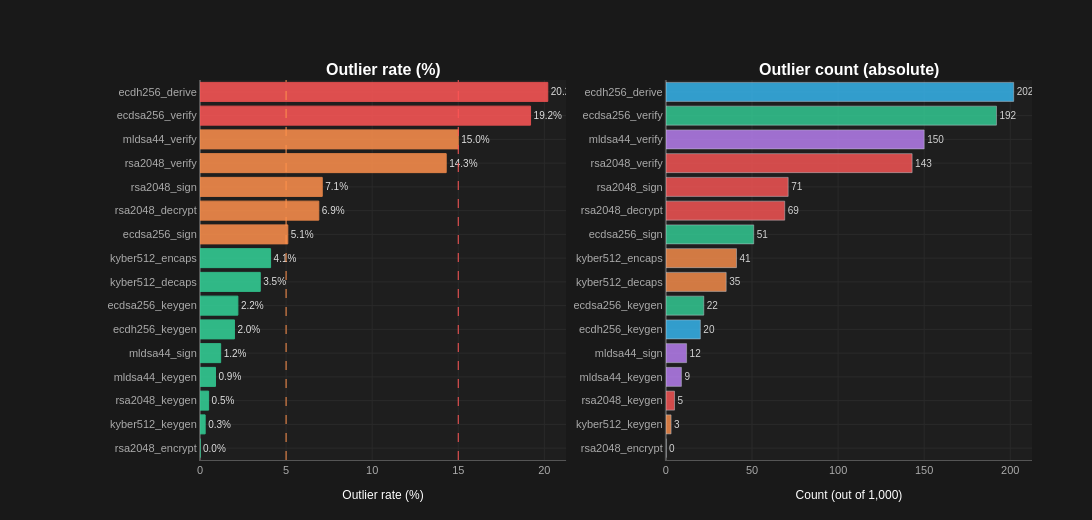

The cell this chart's notebook holds for it:
### Code cell
def plot_outliers(df_collection: dict) -> go.Figure:
    """
    Two-panel:
      Left:  outlier percentage per operation (bar)
      Right: outlier absolute count with threshold annotation
    """
    rows = []
    for name, df in sorted(df_collection.items()):
        q1  = float(df['time_ms'].quantile(0.25))
        q3  = float(df['time_ms'].quantile(0.75))
        iqr = q3 - q1
        fence = q3 + 3 * iqr
        n_out = int((df['time_ms'] > fence).sum())
        rows.append({
            'operation'   : name,
            'outlier_pct' : n_out / len(df) * 100,
            'outlier_n'   : n_out,
            'threshold_ms': fence,
            'alg'         : name.split('_')[0],
        })

    df_out = pd.DataFrame(rows).sort_values('outlier_pct')

    def out_color(pct):
        if pct > 15:  return '#ff5757'
        elif pct > 5: return '#ff914d'
        else:         return '#34d399'

    colors = [out_color(p) for p in df_out['outlier_pct']]

    fig = make_subplots(
        rows=1, cols=2,
        subplot_titles=(
            '<b>Outlier rate (%)</b>',
            '<b>Outlier count (absolute)</b>',
        ),
        horizontal_spacing=0.12,
    )

    # Left — percentage
    fig.add_trace(go.Bar(
        x=df_out['outlier_pct'], y=df_out['operation'],
        orientation='h',
        marker_color=colors, marker_line_color=colors, marker_line_width=1,
        opacity=0.85,
        text=[f'{p:.1f}%' for p in df_out['outlier_pct']],
        textposition='outside',
        textfont=dict(size=10, color=T['text']),
        showlegend=False,
        hovertemplate='<b>%{y}</b><br>Outlier rate: %{x:.2f}%<extra></extra>',
    ), row=1, col=1)

    fig.add_vline(x=5,  line=dict(color='#ff914d', width=1, dash='dash'), row=1, col=1)
    fig.add_vline(x=15, line=dict(color='#ff5757', width=1, dash='dash'), row=1, col=1)

    # Right — absolute count
    fig.add_trace(go.Bar(
        x=df_out['outlier_n'], y=df_out['operation'],
        orientation='h',
        marker_color=[alg_color(n) for n in df_out['operation']],
        opacity=0.8,
        text=[str(n) for n in df_out['outlier_n']],
        textposition='outside',
        textfont=dict(size=10, color=T['text']),
        showlegend=False,
        hovertemplate=(
            '<b>%{y}</b><br>'
            'Outliers: %{x}<br>'
            'Threshold: %{customdata:.4f} ms<extra></extra>'
        ),
        customdata=df_out['threshold_ms'],
    ), row=1, col=2)

    fig.update_xaxes(title_text='Outlier rate (%)', row=1, col=1)
    fig.update_xaxes(title_text='Count (out of 1,000)', row=1, col=2)

    fig.update_layout(
        height=520, width=1100,
        margin=dict(t=80, b=60, l=200, r=60),
    )
    apply_theme(fig)
    return fig


fig_outliers = plot_outliers(df_collection)
fig_outliers.show()
save_fig(fig_outliers, 'eda_outliers')

### Figure 1 — Plotly figure (JSON) as saved in the notebook; plotly's stock layout.template omitted (floating-point values rounded to 4 significant figures)
{"data": [{"hovertemplate": "<b>%{y}</b><br>Outlier rate: %{x:.2f}%<extra></extra>", "marker": {"color": ["#34d399", "#34d399", "#34d399", "#34d399", "#34d399", "#34d399", "#34d399", "#34d399", "#34d399", "#ff914d", "#ff914d", "#ff914d", "#ff914d", "#ff914d", "#ff5757", "#ff5757"], "line": {"color": ["#34d399", "#34d399", "#34d399", "#34d399", "#34d399", "#34d399", "#34d399", "#34d399", "#34d399", "#ff914d", "#ff914d", "#ff914d", "#ff914d", "#ff914d", "#ff5757", "#ff5757"], "width": 1}}, "opacity": 0.85, "orientation": "h", "showlegend": false, "text": ["0.0%", "0.3%", "0.5%", "0.9%", "1.2%", "2.0%", "2.2%", "3.5%", "4.1%", "5.1%", "6.9%", "7.1%", "14.3%", "15.0%", "19.2%", "20.2%"], "textfont": {"color": "#ffffff", "size": 10}, "textposition": "outside", "type": "bar", "x": [0.0, 0.3, 0.5, 0.9, 1.2, 2.0, 2.2, 3.5, 4.1, 5.1, 6.9, 7.1, 14.3, 15.0, 19.2, 20.2], "xaxis": "x", "y": ["rsa2048_encrypt", "kyber512_keygen", "rsa2048_keygen", "mldsa44_keygen", "mldsa44_sign", "ecdh256_keygen", "ecdsa256_keygen", "kyber512_decaps", "kyber512_encaps", "ecdsa256_sign", "rsa2048_decrypt", "rsa2048_sign", "rsa2048_verify", "mldsa44_verify", "ecdsa256_verify", "ecdh256_derive"], "yaxis": "y"}, {"customdata": [0.387, 0.1296, 798.1, 0.2494, 2.497, 0.1331, 0.1322, 0.07858, 0.1078, 0.2045, 3.648, 3.663, 0.2458, 0.2252, 0.3679, 0.2512], "hovertemplate": "<b>%{y}</b><br>Outliers: %{x}<br>Threshold: %{customdata:.4f} ms<extra></extra>", "marker": {"color": ["#ff5757", "#ff914d", "#ff5757", "#c084fc", "#c084fc", "#38bdf8", "#34d399", "#ff914d", "#ff914d", "#34d399", "#ff5757", "#ff5757", "#ff5757", "#c084fc", "#34d399", "#38bdf8"]}, "opacity": 0.8, "orientation": "h", "showlegend": false, "text": ["0", "3", "5", "9", "12", "20", "22", "35", "41", "51", "69", "71", "143", "150", "192", "202"], "textfont": {"color": "#ffffff", "size": 10}, "textposition": "outside", "type": "bar", "x": [0, 3, 5, 9, 12, 20, 22, 35, 41, 51, 69, 71, 143, 150, 192, 202], "xaxis": "x2", "y": ["rsa2048_encrypt", "kyber512_keygen", "rsa2048_keygen", "mldsa44_keygen", "mldsa44_sign", "ecdh256_keygen", "ecdsa256_keygen", "kyber512_decaps", "kyber512_encaps", "ecdsa256_sign", "rsa2048_decrypt", "rsa2048_sign", "rsa2048_verify", "mldsa44_verify", "ecdsa256_verify", "ecdh256_derive"], "yaxis": "y2"}], "layout": {"annotations": [{"font": {"size": 16}, "showarrow": false, "text": "<b>Outlier rate (%)</b>", "x": 0.22, "xanchor": "center", "xref": "paper", "y": 1, "yanchor": "bottom", "yref": "paper"}, {"font": {"size": 16}, "showarrow": false, "text": "<b>Outlier count (absolute)</b>", "x": 0.78, "xanchor": "center", "xref": "paper", "y": 1, "yanchor": "bottom", "yref": "paper"}], "font": {"color": "#ffffff", "family": "Arial", "size": 12}, "height": 520, "hoverlabel": {"bgcolor": "rgba(30,30,30,0.92)", "bordercolor": "#555555", "font": {"color": "#ffffff", "size": 11}}, "legend": {"bgcolor": "rgba(30,30,30,0.92)", "bordercolor": "#555555", "borderwidth": 1, "font": {"color": "#ffffff", "size": 11}}, "margin": {"b": 60, "l": 200, "r": 60, "t": 80}, "paper_bgcolor": "#191919", "plot_bgcolor": "#1e1e1e", "shapes": [{"line": {"color": "#ff914d", "dash": "dash", "width": 1}, "type": "line", "x0": 5, "x1": 5, "xref": "x", "y0": 0, "y1": 1, "yref": "y domain"}, {"line": {"color": "#ff5757", "dash": "dash", "width": 1}, "type": "line", "x0": 15, "x1": 15, "xref": "x", "y0": 0, "y1": 1, "yref": "y domain"}], "title": {"font": {"color": "#ffffff", "family": "Arial", "size": 16}}, "width": 1100, "xaxis": {"anchor": "y", "domain": [0, 0.44], "gridcolor": "#2a2a2a", "linecolor": "#555555", "tickfont": {"color": "#aaaaaa", "size": 11}, "title": {"font": {"color": "#ffffff", "size": 12}, "text": "Outlier rate (%)"}, "zerolinecolor": "#555555"}, "xaxis2": {"anchor": "y2", "domain": [0.56, 1], "gridcolor": "#2a2a2a", "linecolor": "#555555", "tickfont": {"color": "#aaaaaa", "size": 11}, "title": {"font": {"color": "#ffffff", "size": 12}, "text": "Count (out of 1,000)"}, "zerolinecolor": "#555555"}, "yaxis": {"anchor": "x", "domain": [0, 1], "gridcolor": "#2a2a2a", "linecolor": "#555555", "tickfont": {"color": "#aaaaaa", "size": 11}, "title": {"font": {"color": "#ffffff", "size": 12}}, "zerolinecolor": "#555555"}, "yaxis2": {"anchor": "x2", "domain": [0, 1], "gridcolor": "#2a2a2a", "linecolor": "#555555", "tickfont": {"color": "#aaaaaa", "size": 11}, "title": {"font": {"color": "#ffffff", "size": 12}}, "zerolinecolor": "#555555"}}}
